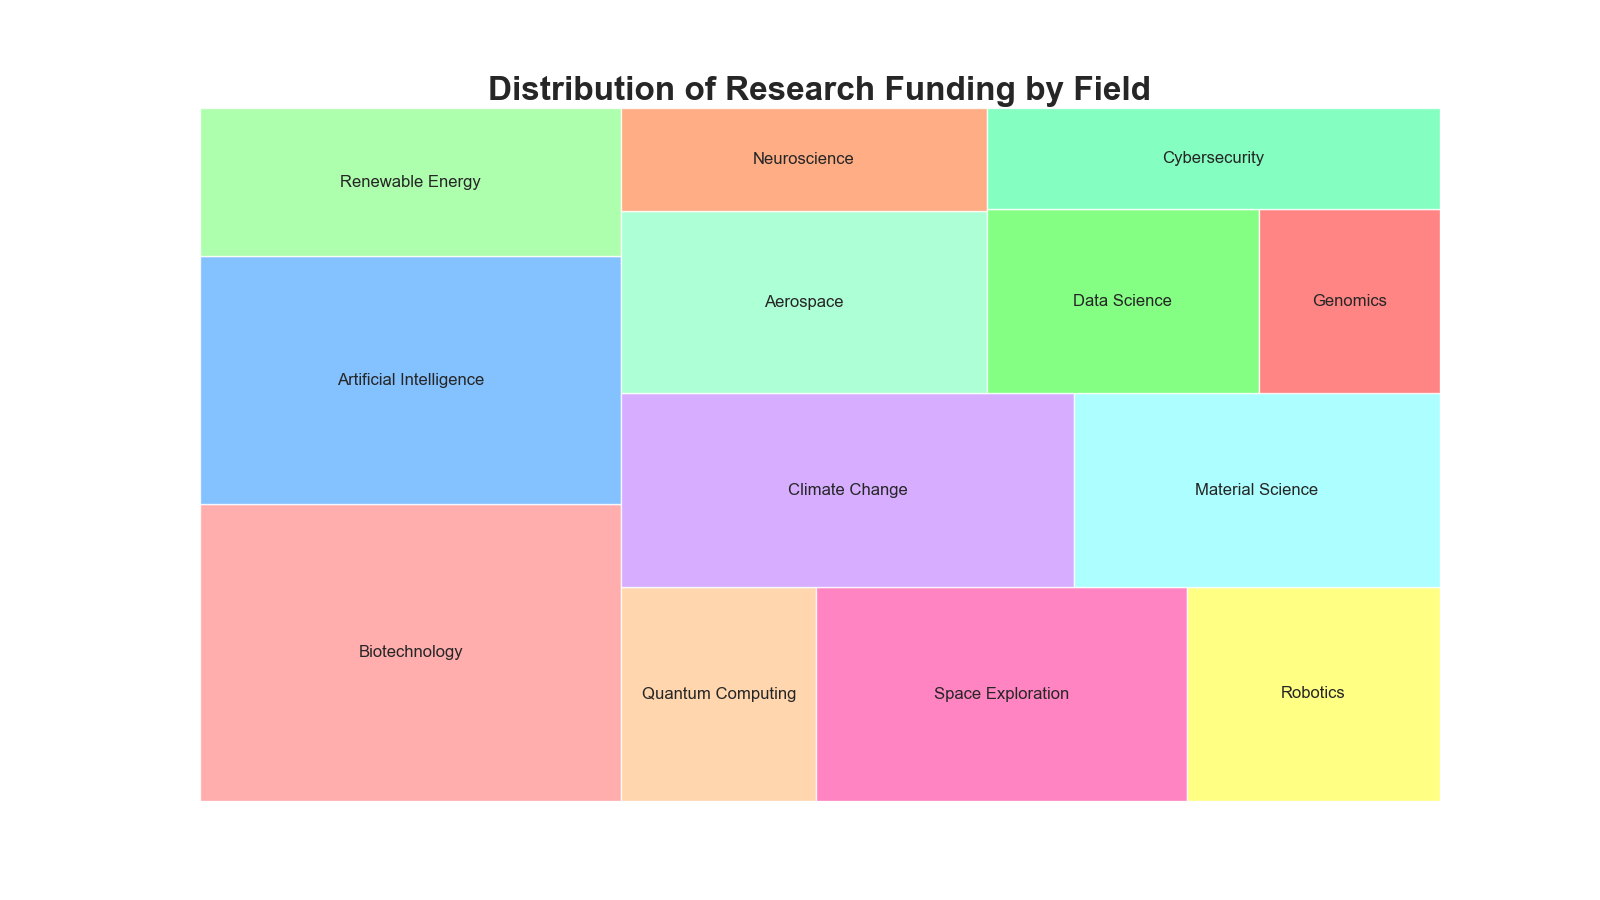

The Python source for this figure:

import seaborn as sns
import pandas as pd
import matplotlib.pyplot as plt
import squarify  # pip install squarify (algorithm for treemap)

# Create the dataframe
df = pd.DataFrame({
    'Field': ['Biotechnology', 'Artificial Intelligence', 'Renewable Energy', 'Quantum Computing', 'Space Exploration',
              'Robotics', 'Climate Change', 'Material Science', 'Aerospace', 'Neuroscience', 'Data Science', 'Genomics', 'Cybersecurity'],
    'Funding': [300, 250, 150, 100, 190, 130, 210, 170, 160, 90, 120, 80, 110]
})

# Custom colors for the treemap
colors = ['#FF9999', '#66B2FF', '#99FF99', '#FFCC99', '#FF66B2', '#FFFF66', '#CC99FF', '#99FFFF', '#99FFCC', '#FF9966', '#66FF66', '#FF6666', '#66FFB2']

# Create a figure and a set of subplots
plt.figure(figsize=(16, 9))

# Using squarify to plot the treemap
squarify.plot(sizes=df['Funding'], label=df['Field'], color=colors, alpha=0.8)

plt.title("Distribution of Research Funding by Field", fontsize=24, fontweight='bold')
plt.axis('off')  # Disable the axis

plt.show()
